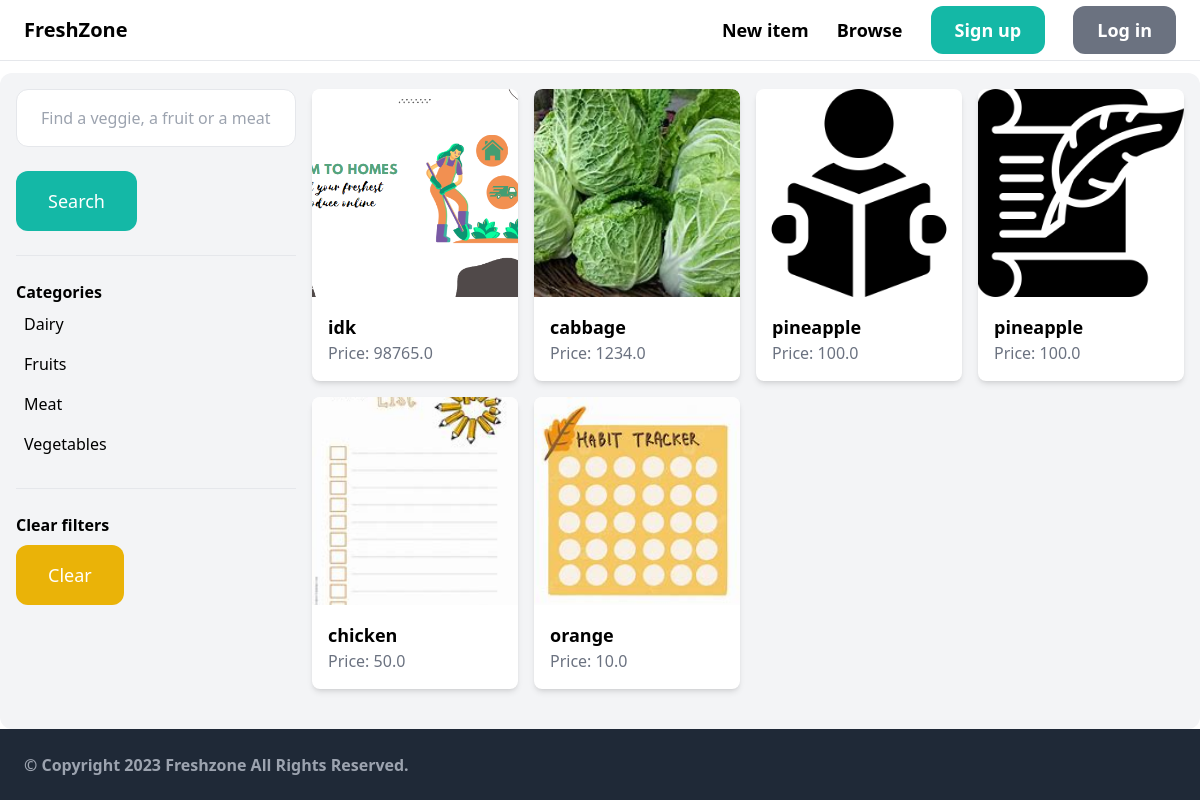
The app's page /items/ with its own data.
### item/models.py (models this page shows, shortened)
class Category(models.Model):
    name = models.CharField(max_length=255)
    class Meta:
        ordering = ('name',)
        verbose_name_plural = 'Categories'

class Item(models.Model):
    category = models.ForeignKey(Category, related_name='items', on_delete=models.CASCADE)
    name = models.CharField(max_length=255)
    description = models.TextField(blank=True, null=True)
    price = models.FloatField()
    image = models.ImageField(upload_to='item_images', blank=True, null=True)
    is_sold = models.BooleanField(default=False)
    created_by = models.ForeignKey(User, related_name='items', on_delete=models.CASCADE)
    created_at = models.DateTimeField(auto_now_add=True)

### item/views.py (the view)
# urls.py: path('', views.items, name='items'),
def items(request):
    query = request.GET.get('query', '')
    category_id = request.GET.get('category', 0)
    categories = Category.objects.all()
    items = Item.objects.filter(is_sold=False)
    if category_id:
        items = items.filter(category_id=category_id)
    if query:
        items = items.filter(Q(name__icontains=query) |
                             Q(description__icontains=query))
    return render(request, 'item/items.html', {
        'items': items,
        'query': query,
        'categories': categories,
        'category_id': int(category_id)
    })

### item/templates/item/items.html (shortened to what this page needs)
{% extends 'core/base.html' %}
{% block content %}
    <div class="pb-6 bg-gray-100 rounded-xl">
        <div class="grid grid-cols-4 gap-4 rounded-xl p-4">
            <div class="col-span-1">
                <form method="get" action="{% url 'item:items' %}">
                    <input name="query" class="w-full py-4 px-6 border rounded-xl mb-4" type="text" value="{{ query }}" placeholder="Find a veggie, a fruit or a meat...">
                    <button class="mt-2 py-4 px-8 text-lg bg-teal-500 text-white rounded-xl">Search</button>
                </form>
                <hr class="my-6">
                <div class="font-semibold">Categories</div>
                <ul class="mb-6">
                    {% for category in categories %}
                        <li class="py-2 px-2 rounded-xl {% if category.id == category_id %}bg-gray-200{% endif %}">
                            <a href="{% url 'item:items' %}?query={{ query }}&category={{ category.id }}">{{ category.name }}</a>
                        </li>
                    {% endfor %}
                </ul>
                <hr class="my-6">
                <div class="font-semibold">Clear filters</div>
                <ul>
                    <li>
                        <a href="{% url 'item:items' %}" class="mt-2 py-4 px-8 inline-block bg-yellow-500 text-lg rounded-xl text-white">Clear</a>
                    </li>
                </ul>
            </div>
            <div class="col-span-3">
                <div class="grid grid-cols-1 sm:grid-cols-2 md:grid-cols-3 lg:grid-cols-4 xl:grid-cols-5 gap-4 justify-center items-center">
                    {% for item in items %}
                        <a href="{% url 'item:detail' item.id %}" class="item-link">
                            <div class="item-container bg-white rounded-lg shadow-md overflow-hidden">
                                <div class="item-image">
                                    <img src="{{ item.image.url }}" class="w-full h-52 object-cover rounded-t-lg transition-transform duration-300 transform-gpu hover:scale-105">
                                </div>
                                <div class="item-details p-4">
                                    <h2 class="text-lg font-semibold">{{ item.name }}</h2>
                                    <p class="text-gray-500">Price: {{ item.price }}</p>
                                </div>
                            </div>
                        </a>
                    {% endfor %}
                </div>
            </div>
        </div>
    </div>
{% endblock %}

### core/templates/core/base.html (shortened to what this page needs)
<!doctype html>
<html>
    <head>
        <script src="https://cdn.tailwindcss.com"></script>
    </head>
    <body>
        <nav class="px-6 flex justify-between items-center border-b border-gray-200 px-6 py-4 mb-0">
            <a href="/" class="text-xl font-semibold">FreshZone</a>
            <div class="hidden lg:block space-x-6">
                <a href="{% url 'item:new' %}" class="text-lg font-semibold hover:text-gray-500">New item</a>
                <a href="{% url 'item:items' %}" class="text-lg font-semibold hover:text-gray-500">Browse</a>
                {% if request.user.is_authenticated %}
                    <a href="{% url 'conversation:inbox' %}" class="text-lg font-semibold hover:text-gray-500">Inbox</a>
                    <a href="{% url 'dashboard:index' %}" class="text-lg font-semibold hover:text-gray-500">Dashboard</a>
                    <a href="{% url 'core:logout' %}" class="text-lg font-semibold bg-gray-500 text-white rounded-xl px-6 py-3 hover:bg-gray-700">Logout</a>
                {% else %}
                    <a href="{% url 'core:signup' %}" class="text-lg font-semibold bg-teal-500 text-white rounded-xl px-6 py-3 hover:bg-teal-700">Sign up</a>
                    <a href="{% url 'core:login' %}" class="text-lg font-semibold bg-gray-500 text-white rounded-xl px-6 py-3 hover:bg-gray-700">Log in</a>
                {% endif %}
            </div>
        </nav>
        <div class="px-0 py-0 mt-3">
            {% block content %}
            {% endblock %}
        </div>
        <footer class="fixed-bottom py-6 px-6 flex flex-col lg:flex-row justify-between bg-gray-800">
            <div class="w-full lg:w-2/3 pr-10">
                <h3 class="font-semibold text-gray-400">© Copyright 2023 Freshzone All Rights Reserved.</h3>
            </div>
        </footer>
    </body>
</html>

### records on screen
Category: name "Dairy"
Category: name "Fruits"
Category: name "Meat"
Category: name "Vegetables"
Item: image (picture), name "idk", price "98765.0"
Item: image (picture), name "cabbage", price "1234.0"
Item: image (picture), name "pineapple", price "100.0"
Item: image (picture), name "pineapple", price "100.0"
Item: image (picture), name "chicken", price "50.0"
Item: image (picture), name "orange", price "10.0"
